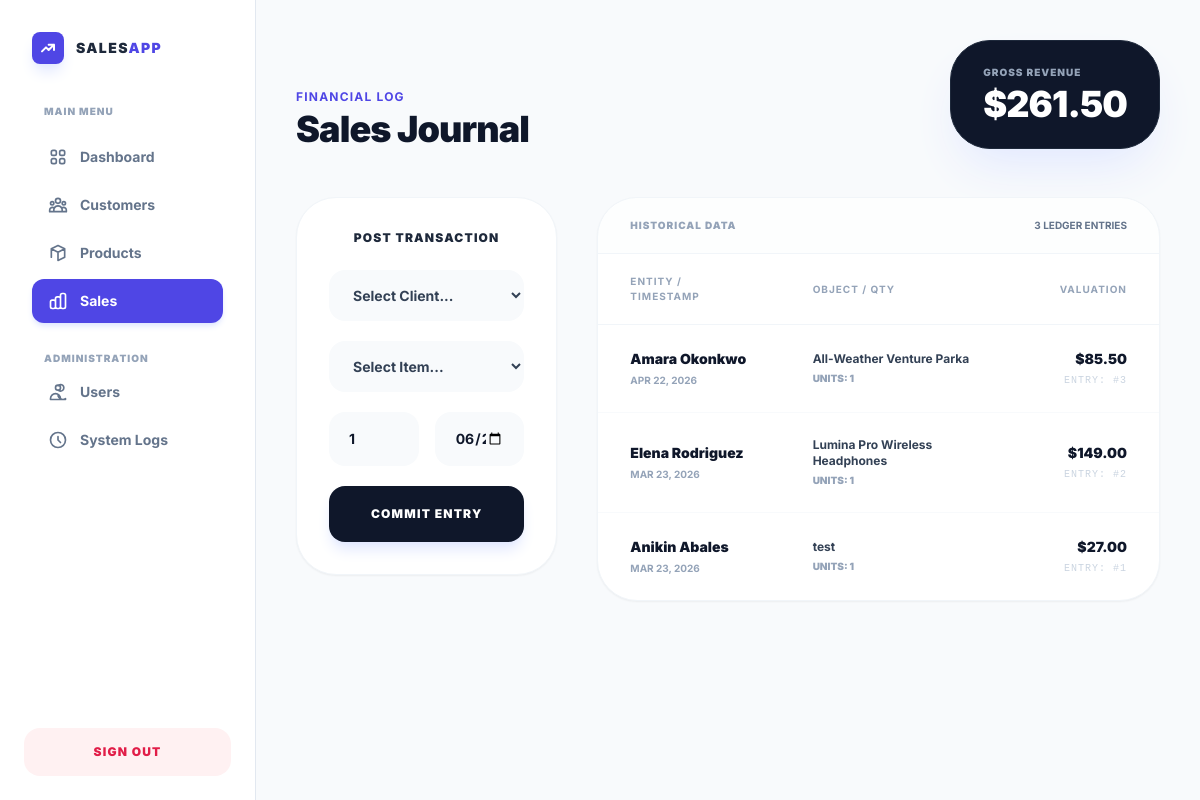
The app's page /sales.php (signed in) with its own data.
### tables this page shows
CREATE TABLE `sales` (
  `sale_id` int(11) NOT NULL,
  `customer_id` int(11) DEFAULT NULL,
  `product_id` int(11) DEFAULT NULL,
  `quantity` int(11) DEFAULT NULL,
  `sale_date` date DEFAULT NULL,
  `total_amount` decimal(10,2) DEFAULT NULL
);

CREATE TABLE `customers` (
  `customer_id` int(11) NOT NULL,
  `first_name` varchar(50) DEFAULT NULL,
  `last_name` varchar(50) DEFAULT NULL,
  `email` varchar(100) DEFAULT NULL,
  `phone` varchar(20) DEFAULT NULL,
  `created_at` date DEFAULT NULL
);

CREATE TABLE `products` (
  `product_id` int(11) NOT NULL,
  `product_name` varchar(100) DEFAULT NULL,
  `price` decimal(10,2) DEFAULT NULL,
  `stock_quantity` int(11) DEFAULT NULL
);

### sales.php (the view, shortened to what this page needs)
<?php
require 'db.php';
if (!function_exists('h')) {
    function h($str) { return htmlspecialchars($str ?? '', ENT_QUOTES, 'UTF-8'); }
}
$sales_query = $conn->query("SELECT s.*, c.first_name, c.last_name, p.product_name FROM sales s JOIN customers c ON s.customer_id = c.customer_id JOIN products p ON s.product_id = p.product_id ORDER BY s.sale_id DESC");
$total_revenue = 0;
$sales_data = [];
while ($row = $sales_query->fetch_assoc()) {
    $sales_data[] = $row;
    $total_revenue += $row['total_amount'];
}
?>
<!DOCTYPE html>
<html lang="en">
<head>
    <script src="https://cdn.tailwindcss.com"></script>
</head>
<body class="bg-[#F8FAFC] text-slate-900 flex">
    <aside class="w-64 h-screen bg-white border-r border-slate-200 fixed left-0 top-0 flex flex-col z-50">
        <div class="p-8">
            <div class="flex items-center space-x-3 mb-10">
                <div class="w-8 h-8 bg-indigo-600 rounded-lg flex items-center justify-center shadow-lg shadow-indigo-100">
                    <svg class="w-4 h-4 text-white" fill="none" stroke="currentColor" viewBox="0 0 24 24"><path stroke-linecap="round" stroke-linejoin="round" stroke-width="3" d="M13 7h8m0 0v8m0-8l-8 8-4-4-6 6"></path></svg>
                </div>
                <span class="text-sm font-black tracking-widest text-slate-800 uppercase">Sales<span class="text-indigo-600">App</span></span>
            </div>
            <nav class="space-y-1">
                <p class="text-[10px] font-black text-slate-400 uppercase tracking-widest mb-4 ml-3">Main Menu</p>
                <a href="admin.php" class="flex items-center space-x-3 px-4 py-3 rounded-xl text-slate-500 hover:bg-slate-50 transition-all">
                    <span class="text-sm font-bold">Dashboard</span>
                </a>
                <a href="customers.php" class="flex items-center space-x-3 px-4 py-3 rounded-xl text-slate-500 hover:bg-slate-50 transition-all">
                    <span class="text-sm font-bold">Customers</span>
                </a>
                <a href="products.php" class="flex items-center space-x-3 px-4 py-3 rounded-xl text-slate-500 hover:bg-slate-50 transition-all">
                    <svg class="w-5 h-5" fill="none" stroke="currentColor" viewBox="0 0 24 24"><path stroke-linecap="round" stroke-linejoin="round" stroke-width="2" d="M20 7l-8-4-8 4m16 0l-8 4m8-4v10l-8 4m-8-4V7m8 4v10M4 7l8 4"></path></svg>
                    <span class="text-sm font-bold">Products</span>
                </a>
                <a href="sales.php" class="flex items-center space-x-3 px-4 py-3 rounded-xl bg-indigo-600 text-white shadow-indigo-100 shadow-md transition-all">
                    <span class="text-sm font-bold">Sales</span>
                </a>
    <?php if (isset($_SESSION['role']) && strtolower($_SESSION['role']) === 'admin'): ?>
      <p class="text-[10px] font-black text-slate-400 uppercase tracking-widest pt-6 mb-4 ml-3">Administration</p>
                <a href="users.php" class="flex items-center space-x-3 px-4 py-3 rounded-xl text-slate-500 hover:bg-slate-50 transition-all">
                    <svg class="w-5 h-5" fill="none" stroke="currentColor" viewBox="0 0 24 24"><path stroke-linecap="round" stroke-linejoin="round" stroke-width="2" d="M12 4.354a4 4 0 110 5.292M15 21H3v-1a6 6 0 0112 0v1zm0 0h6v-1a6 6 0 01-9-3.375M15 6.75a3 3 0 11-6 0 3 3 0 016 0z"></path></svg>
                    <span class="text-sm font-bold">Users</span>
                </a>
                <a href="logs.php" class="flex items-center space-x-3 px-4 py-3 rounded-xl text-slate-500 hover:bg-slate-50 transition-all">
                    <svg class="w-5 h-5" fill="none" stroke="currentColor" viewBox="0 0 24 24"><path stroke-linecap="round" stroke-linejoin="round" stroke-width="2" d="M12 8v4l3 3m6-3a9 9 0 11-18 0 9 9 0 0118 0z"></path></svg>
                    <span class="text-sm font-bold">System Logs</span>
                </a>
    <?php endif; ?>
            </nav>
        </div>
        <div class="mt-auto p-6">
            <a href="logout.php" class="flex items-center justify-center space-x-2 px-4 py-4 rounded-2xl bg-rose-50 text-rose-600 text-xs font-black uppercase tracking-widest hover:bg-rose-100 transition-all"><span>Sign Out</span></a>
        </div>
    </aside>
    <main class="flex-1 ml-64 p-10 min-h-screen">
        <header class="flex flex-col md:flex-row md:items-end justify-between mb-12 gap-6">
            <div>
                <p class="text-indigo-600 font-bold text-xs uppercase tracking-widest mb-1">Financial Log</p>
                <h1 class="text-4xl font-black text-slate-900 tracking-tight">Sales Journal</h1>
            </div>
            <div class="bg-slate-900 text-white px-8 py-6 rounded-[2.5rem] shadow-2xl shadow-indigo-100 border border-slate-800">
                <p class="text-[10px] uppercase font-black tracking-widest text-slate-400 mb-1">Gross Revenue</p>
                <p class="text-4xl font-black tracking-tight">$<?= number_format($total_revenue, 2) ?></p>
            </div>
        </header>
        <div class="grid grid-cols-1 lg:grid-cols-12 gap-10">
            <div class="lg:col-span-4">
                <div class="bg-white p-8 rounded-[2.5rem] shadow-sm border border-slate-100">
                    <h3 class="text-xs font-black text-slate-800 mb-6 uppercase tracking-widest text-center">Post Transaction</h3>
                    <form method="POST" class="space-y-5">
                        <select name="customer_id" required class="w-full px-5 py-4 bg-slate-50 border-none rounded-2xl focus:ring-2 focus:ring-indigo-500 outline-none font-bold text-sm text-slate-700">
                            <option value="">Select Client...</option>
                        </select>
                        <select name="product_id" required class="w-full px-5 py-4 bg-slate-50 border-none rounded-2xl focus:ring-2 focus:ring-indigo-500 outline-none font-bold text-sm text-slate-700">
                            <option value="">Select Item...</option>
                        </select>
                        <div class="grid grid-cols-2 gap-4">
                            <input type="number" name="quantity" min="1" value="1" required class="w-full px-5 py-4 bg-slate-50 border-none rounded-2xl focus:ring-2 focus:ring-indigo-500 outline-none font-bold text-sm">
                            <input type="date" name="sale_date" value="<?= date('Y-m-d') ?>" required class="w-full px-5 py-4 bg-slate-50 border-none rounded-2xl focus:ring-2 focus:ring-indigo-500 outline-none font-bold text-sm">
                        </div>
                        <button type="submit" class="w-full py-5 bg-slate-900 text-white rounded-2xl text-xs font-black uppercase tracking-widest hover:scale-[1.02] active:scale-95 transition-all shadow-lg shadow-indigo-100">
                            Commit Entry
                        </button>
                    </form>
                </div>
            </div>
            <div class="lg:col-span-8 bg-white rounded-[2.5rem] shadow-sm border border-slate-100 overflow-hidden">
                <div class="px-8 py-5 border-b border-slate-100 flex justify-between items-center bg-slate-50/30">
                    <h3 class="text-[10px] font-black text-slate-400 uppercase tracking-widest">Historical Data</h3>
                    <span class="text-[10px] text-slate-500 font-bold uppercase"><?= count($sales_data) ?> Ledger Entries</span>
                </div>
                <div class="overflow-x-auto">
                    <table class="w-full text-left">
                        <thead class="text-[10px] text-slate-400 font-black uppercase tracking-widest border-b border-slate-100">
                            <tr>
                                <th class="px-8 py-5">Entity / Timestamp</th>
                                <th class="px-8 py-5">Object / Qty</th>
                                <th class="px-8 py-5 text-right">Valuation</th>
                            </tr>
                        </thead>
                        <tbody class="divide-y divide-slate-50">
                            <?php foreach ($sales_data as $row): ?>
                                <tr class="hover:bg-slate-50/50 transition-colors">
                                    <td class="px-8 py-6">
                                        <div class="text-sm font-black text-slate-900"><?= h($row['first_name'] . ' ' . $row['last_name']) ?></div>
                                        <div class="text-[10px] text-slate-400 font-bold uppercase mt-1"><?= date('M d, Y', strtotime($row['sale_date'])) ?></div>
                                    </td>
                                    <td class="px-8 py-6">
                                        <div class="text-xs font-bold text-slate-700"><?= h($row['product_name']) ?></div>
                                        <div class="text-[10px] font-black text-slate-400 uppercase mt-1">Units: <?= $row['quantity'] ?></div>
                                    </td>
                                    <td class="px-8 py-6 text-right">
                                        <div class="text-sm font-black text-slate-900">$<?= number_format($row['total_amount'], 2) ?></div>
                                        <div class="text-[10px] text-slate-300 font-mono mt-1 uppercase tracking-widest">Entry: #<?= $row['sale_id'] ?></div>
                                    </td>
                                </tr>
                            <?php endforeach; ?>
                        </tbody>
                    </table>
                </div>
            </div>
        </div>
    </main>
</body>
</html>

### sales.php (style rules this page uses)
body { font-family: 'Inter', sans-serif; }

### records on screen
sales: customer.last_name "Amara Okonkwo", sale_date "APR 22, 2026", product.product_name "All-Weather Venture Parka", quantity "1", total_amount "85.50", sale_id "3"
sales: customer.last_name "Elena Rodriguez", sale_date "MAR 23, 2026", product.product_name "Lumina Pro Wireless Headphones", quantity "1", total_amount "149.00", sale_id "2"
sales: customer.last_name "Anikin Abales", sale_date "MAR 23, 2026", product.product_name "test", quantity "1", total_amount "27.00", sale_id "1"

### other values on screen
$total_revenue "261.50"
count($sales_data) "3"
